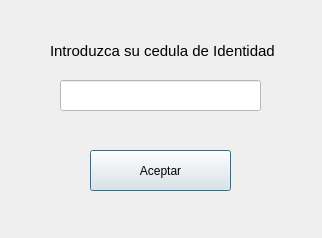
<?xml version="1.0" encoding="UTF-8"?>
<ui version="4.0">
 <class>DialogoVerificarCedula</class>
 <widget class="QDialog" name="DialogoVerificarCedula">
  <property name="geometry">
   <rect>
    <x>0</x>
    <y>0</y>
    <width>322</width>
    <height>238</height>
   </rect>
  </property>
  <property name="windowTitle">
   <string>Verificacion Cedula</string>
  </property>
  <property name="styleSheet">
   <string notr="true">#input_cedula{background-color: white;}
#label_cedula{font-size: 15px;}</string>
  </property>
  <widget class="QPushButton" name="btn_aceptar">
   <property name="geometry">
    <rect>
     <x>90</x>
     <y>150</y>
     <width>141</width>
     <height>41</height>
    </rect>
   </property>
   <property name="text">
    <string>Aceptar</string>
   </property>
  </widget>
  <widget class="QLineEdit" name="input_cedula">
   <property name="geometry">
    <rect>
     <x>60</x>
     <y>80</y>
     <width>201</width>
     <height>31</height>
    </rect>
   </property>
   <property name="inputMethodHints">
    <set>Qt::ImhNone</set>
   </property>
   <property name="alignment">
    <set>Qt::AlignCenter</set>
   </property>
   <property name="placeholderText">
    <string/>
   </property>
  </widget>
  <widget class="QLabel" name="label_cedula">
   <property name="geometry">
    <rect>
     <x>50</x>
     <y>40</y>
     <width>361</width>
     <height>21</height>
    </rect>
   </property>
   <property name="text">
    <string>Introduzca su cedula de Identidad</string>
   </property>
  </widget>
 </widget>
 <resources/>
 <connections/>
</ui>
